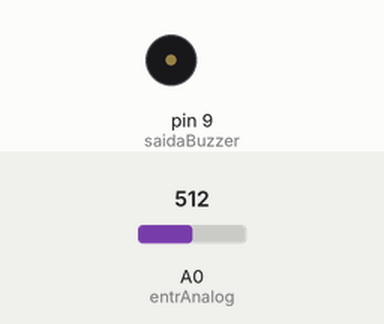
Simulated run of this sketch. Board: Arduino Uno, built with avr-gcc and run on an emulated ATmega328P. Parts: buzzer (waves = sounding). Inputs (shaded band) come from the test bench; at power-on: A0 (entrAnalog) = 512. What the sketch prints to the serial monitor is not drawn.

Above: at 1.2 s.
1.3 s: A0 (entrAnalog) set to 988
2.8 s: A0 (entrAnalog) set to 1007
Timing chart, 0 to 5.8 s (numbered marks = the images above; inputs shaded):
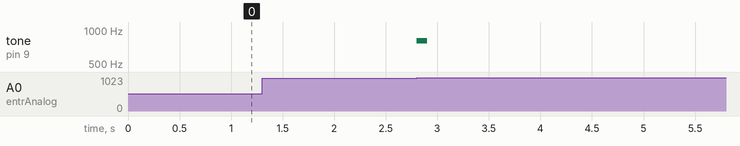

The sketch:

sensor_de_objetos.ino
```cpp
const int entrAnalog = A0;
const int saidaBuzzer = 9;
const int leituraNeutra = 1000;
int quantidade = 0; //Quantidade de objetos que passaram
int leitura = 0; //Leitura atual do LDR
void setup() {
  Serial.begin(9600);
  pinMode(entrAnalog,INPUT);
}

void loop() {
  leitura = analogRead(entrAnalog);
  Serial.print("Leitura: ");
  Serial.print(leitura);
    Serial.print(" Quantidade: ");
  Serial.print(quantidade);

  if(leitura < leituraNeutra){
    while(leitura < leituraNeutra){
      leitura = analogRead(entrAnalog);
    }
    tone(saidaBuzzer,800,100);
    quantidade += 1;
  }


  Serial.println();
  delay(100);
}
```

Measured:
- after the input at 1.3 s, every drawn part: stays the same
- after the input at 2.8 s, tone on pin 9 (saidaBuzzer): silent → 800 Hz at once, → silent 0.10 s later
